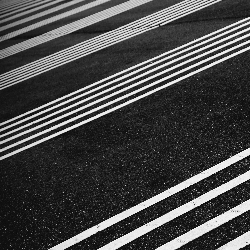
#> input picture Exercises/Week_7_Fourier/7_2_Fourier_2D/Python/demo_images/Linien.png, 250 x 250 px
$ python 7_2_Demo.py
#> lines starting #> are read from the running program, lines starting #| are printed output that depends on the picture
#> further down, image is the input picture: shape (250, 250) float32; min 0, max 1, mean 0.281
### Exercises/Week_7_Fourier/7_2_Fourier_2D/Python/filter_functions.py
import numpy as np
import cv2

from frequency_filter_mask import generate_2D_gaussian


# [27 lines left out: function high_pass_filter, not called in this run]


def low_pass_filter(image):
    """Low pass filter for 2D images by eliminating higher frequencies with binary mask.
    1. Calculate frequency space with 2D Fourier transform.
    2. Calculate the indices for the binary filter mask. Frequencies in the middle of the image are to be kept.
    3. Create the filter mask as a zero-matrix. (By default we discard all frequencies)
    4. Set the mask to one where the lower frequencies occur. (Only keep lower frequencies)
    5. Multiply the original frequency spectrum with the binary filter mask.
    6. Apply inverse 2D Fourier transform to get the filtered image.
    Returns:
        array: low passed image
    """

    fft = np.fft.fftshift(np.fft.fft2(image))

    filter_mask = np.zeros_like(fft)

    row_lower = int(fft.shape[0] * 0.4)
#> row_lower = 100
    row_higher = int(fft.shape[0] * 0.6)
#> row_higher = 150
    column_lower = int(fft.shape[1] * 0.4)
#> column_lower = 100
    column_higher = int(fft.shape[1] * 0.6)
#> column_higher = 150

    filter_mask[row_lower:row_higher, column_lower:column_higher] = 1

    fft_filtered = filter_mask * fft

    low_passed_image = np.abs(np.fft.ifft2(fft_filtered))
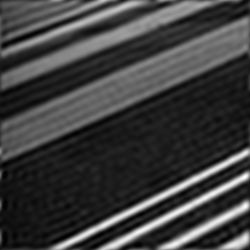
#> low_passed_image: shape (250, 250) float64; min 0.00255, max 1.14, mean 0.281; drawn with min black and max white

    return low_passed_image


# [88 lines left out: functions band_pass_filter, better_low_pass_filter, better_high_pass_filter, not called in this run]

### Exercises/Week_7_Fourier/7_2_Fourier_2D/Python/7_2_Demo.py
import matplotlib.pyplot as plt
import numpy as np

from filter_functions import low_pass_filter

image = plt.imread("demo_images/Linien.png")

fft = np.fft.fftshift(np.fft.fft2(image))

low_passed_image = low_pass_filter(image)

fft_filtered = fft.copy()

# Korrektur im Frequenzraum
fft_filtered[125, 125] = 0

image_filtered = np.abs(np.fft.ifft2(fft_filtered))
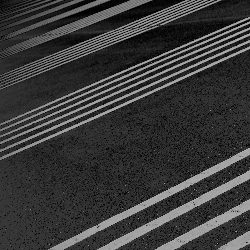
#> image_filtered: shape (250, 250) float64; min 0.00125, max 0.719, mean 0.228

plt.figure()
plt.imshow(image, cmap="gray", vmin=0, vmax=1)
plt.title("Ortsraum")

plt.figure()
plt.imshow(np.log(np.abs(fft)))
plt.title("Frequenzraum")

plt.figure()
plt.imshow(low_passed_image, cmap="gray")
plt.title("Tiefpass-gefiltertes Bild")

plt.figure()
plt.imshow(image_filtered, cmap="gray", vmin=0, vmax=1)
plt.title("Gefiltertes Bild")
plt.show()
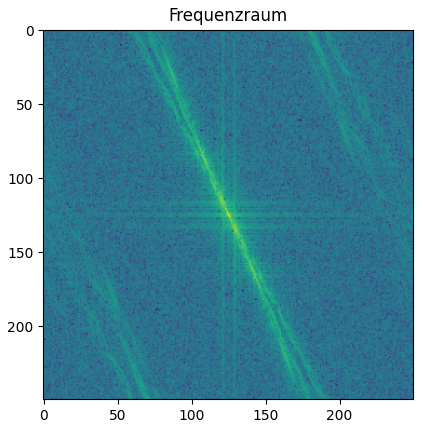
#> figure drawn by matplotlib, 1 panel
